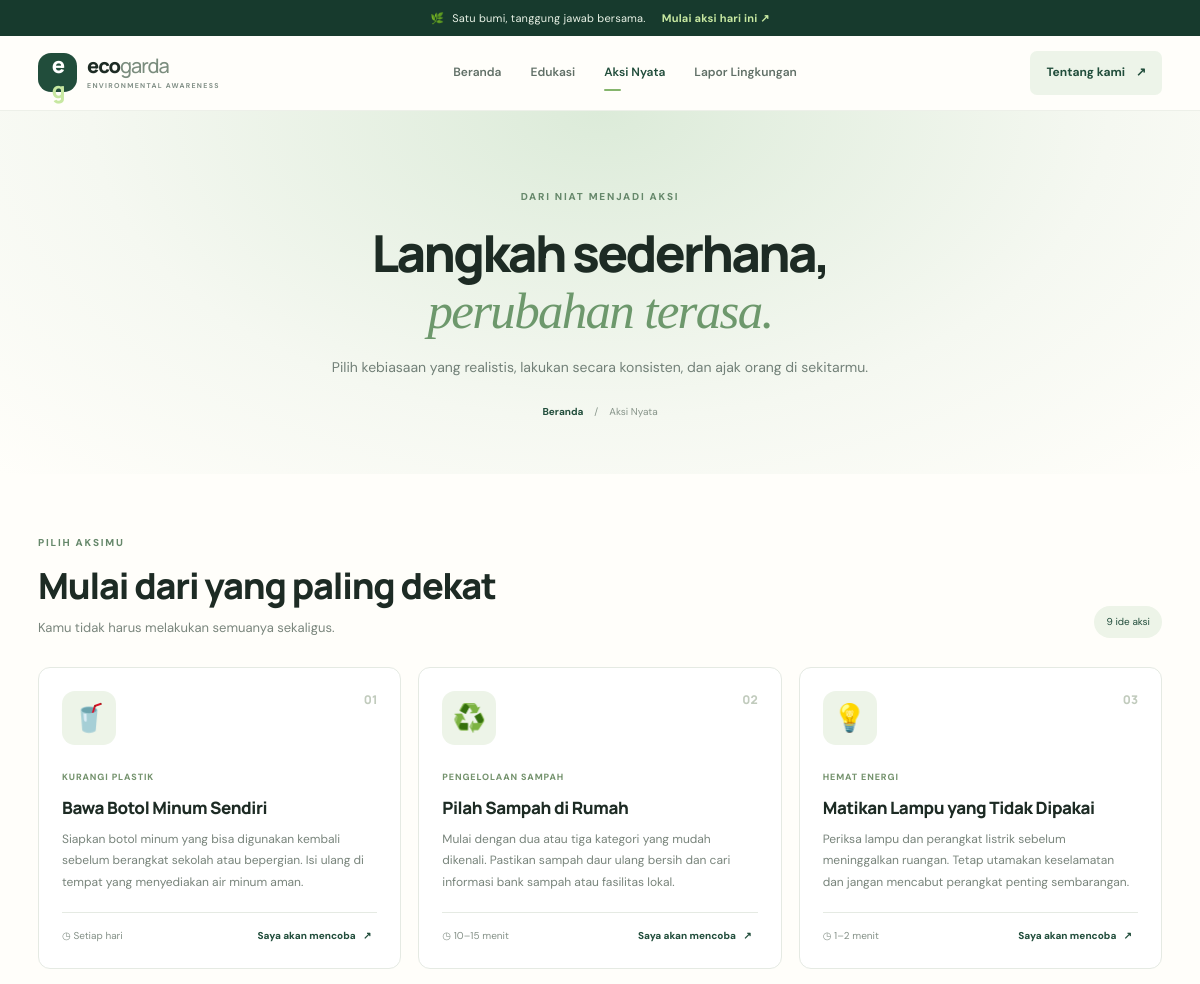
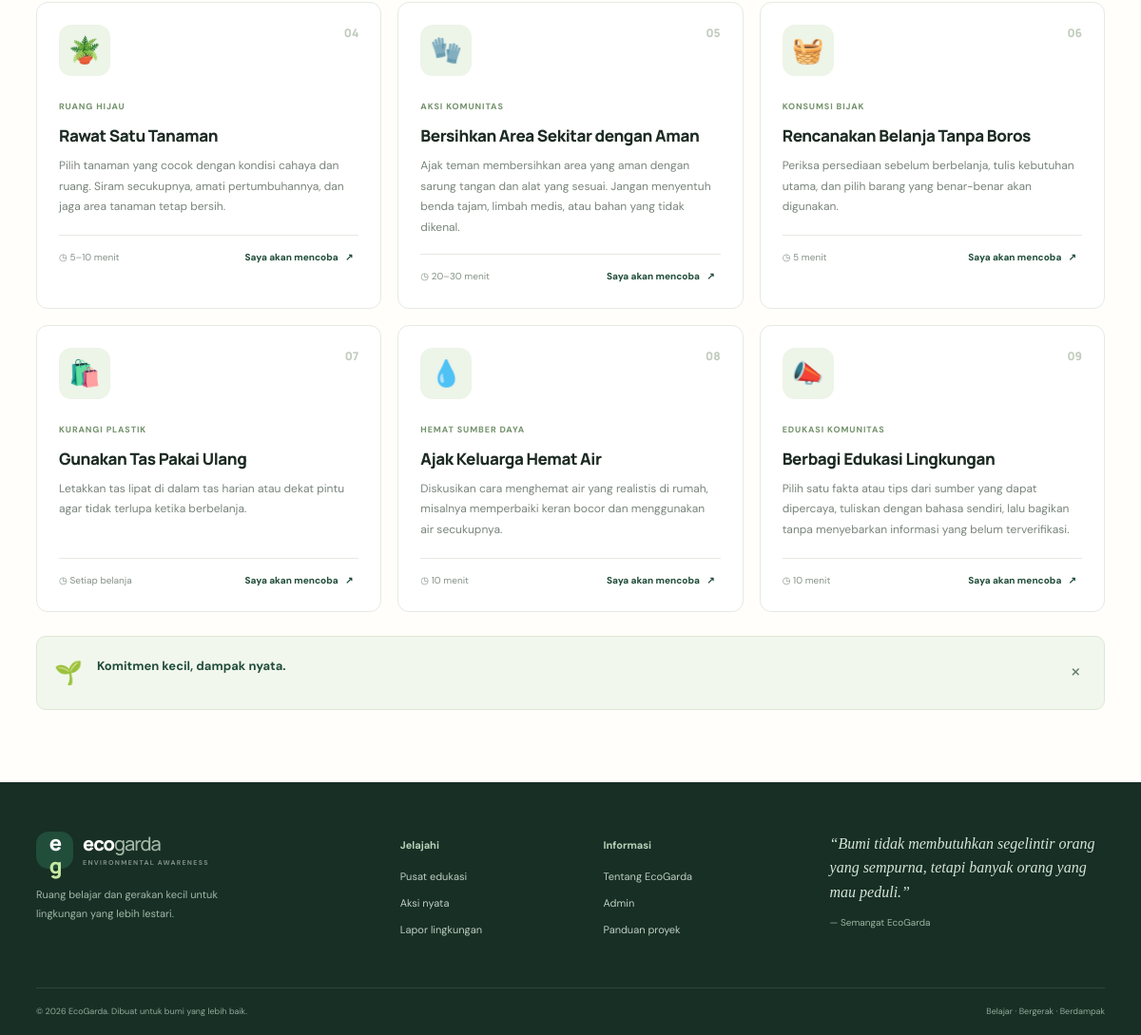
/aksi.php, run on the app's committed database (2 pictures, top to bottom).
### tables this page shows
CREATE TABLE IF NOT EXISTS actions (
 id INT UNSIGNED AUTO_INCREMENT PRIMARY KEY,
 title VARCHAR(180) NOT NULL,
 category VARCHAR(80) NOT NULL,
 icon VARCHAR(20) NOT NULL DEFAULT '🌱',
 summary VARCHAR(220) NOT NULL,
 description TEXT NOT NULL,
 duration VARCHAR(80) NOT NULL DEFAULT '15 menit',
 is_published TINYINT(1) NOT NULL DEFAULT 1,
 created_at TIMESTAMP DEFAULT CURRENT_TIMESTAMP,
 updated_at TIMESTAMP DEFAULT CURRENT_TIMESTAMP ON UPDATE CURRENT_TIMESTAMP
);

### includes/bootstrap.php (called while the page is built, shortened)
<?php
function e($value): string { return htmlspecialchars((string)$value, ENT_QUOTES, 'UTF-8'); }

### aksi.php (the view, shortened to what this page needs)
<?php
require_once __DIR__ . '/includes/bootstrap.php';
$actions=$pdo->query("SELECT * FROM actions WHERE is_published=1 ORDER BY created_at DESC")->fetchAll();
require __DIR__ . '/includes/header.php';
?>
<section class="page-hero page-hero-green"><span class="eyebrow">DARI NIAT MENJADI AKSI</span><h1>Langkah sederhana,<br><em>perubahan terasa.</em></h1><p>Pilih kebiasaan yang realistis, lakukan secara konsisten, dan ajak orang di sekitarmu.</p><div class="breadcrumb"><a href="index.php">Beranda</a><span>/</span> Aksi Nyata</div></section>
<section class="section content-section"><div class="section-heading"><div><span class="eyebrow">PILIH AKSIMU</span><h2>Mulai dari yang paling dekat</h2><p>Kamu tidak harus melakukan semuanya sekaligus.</p></div><span class="pill"><?=count($actions)?> ide aksi</span></div><div class="action-catalog"><?php foreach($actions as $i=>$a): ?><article class="action-card" id="aksi-<?= (int)$a['id'] ?>"><div class="action-card-top"><span class="big-icon"><?=e($a['icon'])?></span><span class="number">0<?=($i+1)?></span></div><span class="category-label"><?=e($a['category'])?></span><h3><?=e($a['title'])?></h3><p><?=e($a['description'])?></p><div class="action-card-bottom"><span>◷ <?=e($a['duration'])?></span><button class="check-action" type="button" data-action-title="<?=e($a['title'])?>">Saya akan mencoba <span>↗</span></button></div></article><?php endforeach;?></div><div class="commitment" id="commitment" hidden><span>🌱</span><div><b>Komitmen kecil, dampak nyata.</b><p id="commitment-text"></p></div><button type="button" id="close-commitment" aria-label="Tutup">×</button></div></section>
<?php require __DIR__ . '/includes/footer.php'; ?>

### includes/header.php (shortened to what this page needs)
<?php
$current = basename($_SERVER['PHP_SELF'] ?? '');
?>
<!doctype html><html lang="id"><head><link rel="stylesheet" href="assets/css/style.css"></head><body>
<div class="announcement"><span>🌿</span> Satu bumi, tanggung jawab bersama. <a href="aksi.php">Mulai aksi hari ini ↗</a></div>
<header class="site-header"><div class="nav-wrap"><a class="brand" href="index.php"><span class="brand-mark">e<span>g</span></span><span>eco<span class="brand-light">garda</span><small>ENVIRONMENTAL AWARENESS</small></span></a><button class="menu-toggle" aria-label="Buka menu" aria-expanded="false">☰</button><nav class="main-nav"><a class="<?= $current==='index.php'?'active':'' ?>" href="index.php">Beranda</a><a class="<?= $current==='edukasi.php'?'active':'' ?>" href="edukasi.php">Edukasi</a><a class="<?= $current==='aksi.php'?'active':'' ?>" href="aksi.php">Aksi Nyata</a><a class="<?= $current==='lapor.php'?'active':'' ?>" href="lapor.php">Lapor Lingkungan</a></nav><a class="nav-cta" href="tentang.php">Tentang kami <span>↗</span></a></div></header>
<main>

### includes/footer.php
</main><footer class="site-footer"><div class="footer-main"><div class="footer-brand"><a class="brand brand-footer" href="index.php"><span class="brand-mark">e<span>g</span></span><span>eco<span class="brand-light">garda</span><small>ENVIRONMENTAL AWARENESS</small></span></a><p>Ruang belajar dan gerakan kecil untuk lingkungan yang lebih lestari.</p></div><div><h4>Jelajahi</h4><a href="edukasi.php">Pusat edukasi</a><a href="aksi.php">Aksi nyata</a><a href="lapor.php">Lapor lingkungan</a></div><div><h4>Informasi</h4><a href="tentang.php">Tentang EcoGarda</a><a href="admin/login.php">Admin</a><a href="README.md">Panduan proyek</a></div><div class="footer-quote">“Bumi tidak membutuhkan segelintir orang yang sempurna, tetapi banyak orang yang mau peduli.”<span>— Semangat EcoGarda</span></div></div><div class="footer-bottom"><span>© <?= date('Y') ?> EcoGarda. Dibuat untuk bumi yang lebih baik.</span><span>Belajar · Bergerak · Berdampak</span></div></footer><script src="assets/js/app.js"></script></body></html>

### data on the page
actions: icon "🥤", category "KURANGI PLASTIK", title "Bawa Botol Minum Sendiri", description "Siapkan botol minum yang bisa digunakan kembali sebelum berangkat sekolah atau bepergian. Isi ulang di tempat yang menyediakan air minum aman.", duration "Setiap hari"
actions: icon "♻️", category "PENGELOLAAN SAMPAH", title "Pilah Sampah di Rumah", description "Mulai dengan dua atau tiga kategori yang mudah dikenali. Pastikan sampah daur ulang bersih dan cari informasi bank sampah atau fasilitas lokal.", duration "10–15 menit"
actions: icon "💡", category "HEMAT ENERGI", title "Matikan Lampu yang Tidak Dipakai", description "Periksa lampu dan perangkat listrik sebelum meninggalkan ruangan. Tetap utamakan keselamatan dan jangan mencabut perangkat penting sembarangan.", duration "1–2 menit"
actions: icon "🪴", category "RUANG HIJAU", title "Rawat Satu Tanaman", description "Pilih tanaman yang cocok dengan kondisi cahaya dan ruang. Siram secukupnya, amati pertumbuhannya, dan jaga area tanaman tetap bersih.", duration "5–10 menit"
actions: icon "🧤", category "AKSI KOMUNITAS", title "Bersihkan Area Sekitar dengan Aman", description "Ajak teman membersihkan area yang aman dengan sarung tangan dan alat yang sesuai. Jangan menyentuh benda tajam, limbah medis, atau bahan yang tidak dikenal.", duration "20–30 menit"
actions: icon "🧺", category "KONSUMSI BIJAK", title "Rencanakan Belanja Tanpa Boros", description "Periksa persediaan sebelum berbelanja, tulis kebutuhan utama, dan pilih barang yang benar-benar akan digunakan.", duration "5 menit"
actions: icon "🛍️", category "KURANGI PLASTIK", title "Gunakan Tas Pakai Ulang", description "Letakkan tas lipat di dalam tas harian atau dekat pintu agar tidak terlupa ketika berbelanja.", duration "Setiap belanja"
actions: icon "💧", category "HEMAT SUMBER DAYA", title "Ajak Keluarga Hemat Air", description "Diskusikan cara menghemat air yang realistis di rumah, misalnya memperbaiki keran bocor dan menggunakan air secukupnya.", duration "10 menit"
actions: icon "📣", category "EDUKASI KOMUNITAS", title "Berbagi Edukasi Lingkungan", description "Pilih satu fakta atau tips dari sumber yang dapat dipercaya, tuliskan dengan bahasa sendiri, lalu bagikan tanpa menyebarkan informasi yang belum terverifikasi.", duration "10 menit"

### other printed values
count($actions) "9"
